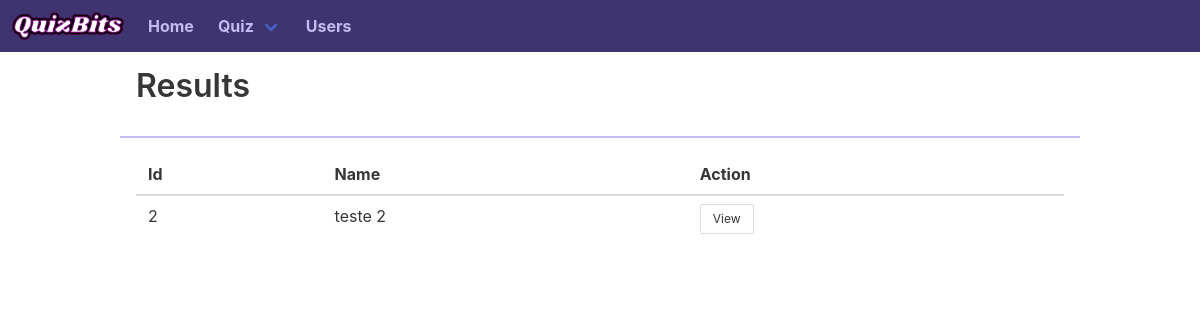
Page /quiz/results on the earlier database version.
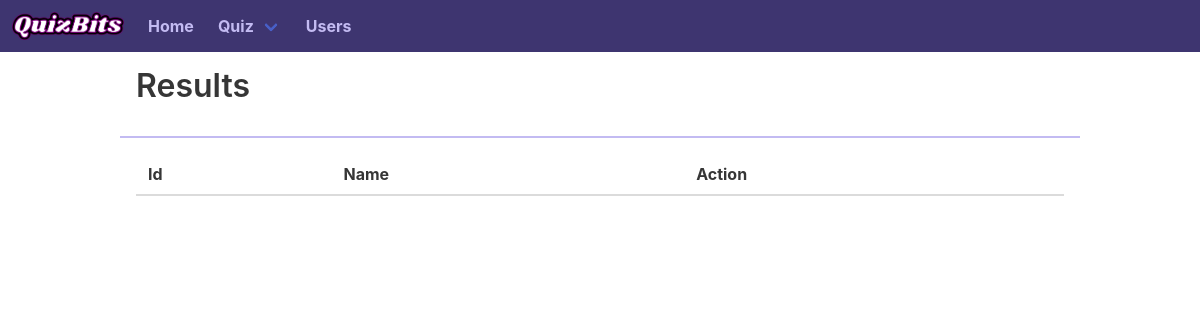
Same page on the later database version.
### app/models/quiz.py (models this page shows, shortened)
class Quiz(db.Model, SerializerMixin):
    __tablename__ = 'quiz'
    id = db.Column(db.Integer, primary_key=True)
    name = db.Column(db.String(100), nullable=False)
    content = db.Column(db.Text, nullable=False)
    active = db.Column(db.Boolean, nullable=False)
    created_at = db.Column(db.DateTime, nullable=False)
    updated_at = db.Column(db.DateTime, nullable=True)
    user_id = db.Column(db.Integer, db.ForeignKey("user.id"))
    answer = db.relationship("Answer")

### app/quiz/controller.py (the view)
@quiz_controller.route('/results', methods=['GET'])
def results_quiz():
    answered = Quiz.query.filter_by(active=False).all()
    return render_template("result-list.html", list=answered)

### app/__init__.py (called while the page is built)
def render_login_button():
    return True if session.get('email') else False

def check_route(route):
    response = False
    routes = ['/data', '/user/create']
    if route[-1] == '/':
        route = route[:-1]
    for i in routes:
        if i == route:
            response = True
    return response

### app/templates/result-list.html (shortened to what this page needs)
{% extends 'content.html' %}
{% block content %}
<div class="all-width content">
  <div class="header-with-button">
    <h1>Results</h1>
  </div>
  <div class="list-body">
    <table class="table is-striped">
      <thead>
        <tr>
          <th>Id</th>
          <th>Name</th>
          <th>Action</th>
        </tr>
      </thead>
      <tbody>
        {% for quiz in list %}
        <tr>
          <td>{{ quiz.id }}</td>
          <td>{{ quiz.name }}</td>
          <td>
            <a href="/quiz/results/{{ quiz.id }}">
              <button class="button is-small">View</button>
            </a>
          </td>
        </tr>
        {% endfor %}
      </tbody>
    </table>
  </div>
</div>
{% endblock %}

Differences in the rows shown:
removed Quiz: id "2", name "teste 2"
